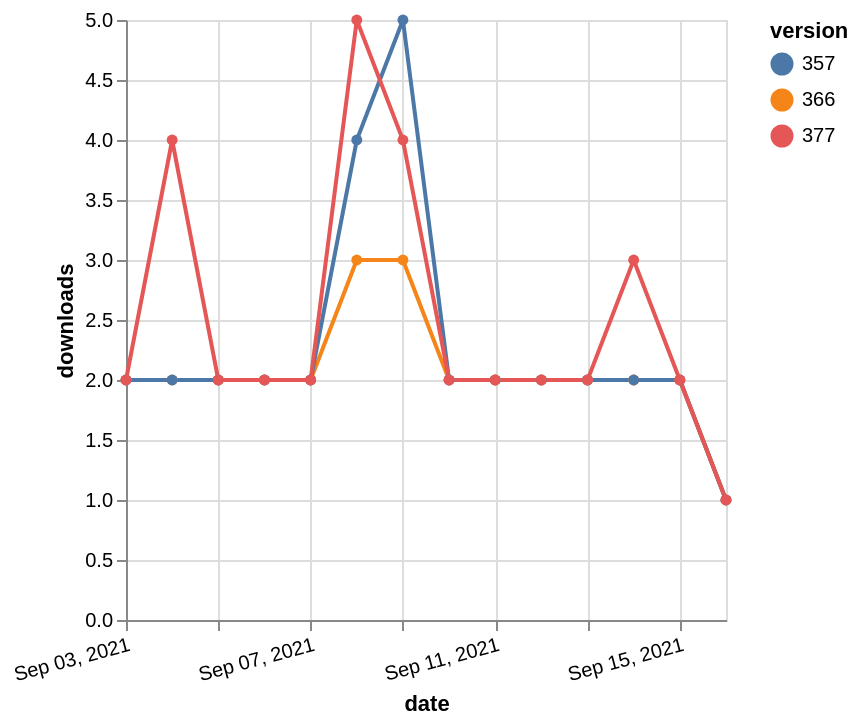

The specification (Vega-Lite) saved for this image:
### Vega-Lite specification from a JSON file in a GitHub repository (floating-point values rounded to 4 significant figures)
{"$schema": "https://vega.github.io/schema/vega-lite/v5.json", "description": "A simple bar chart with embedded data.", "data": {"values": [{"date": "2021-09-03", "total": 2275, "delta": 2, "version": "366"}, {"date": "2021-09-04", "total": 2277, "delta": 2, "version": "366"}, {"date": "2021-09-05", "total": 2279, "delta": 2, "version": "366"}, {"date": "2021-09-06", "total": 2281, "delta": 2, "version": "366"}, {"date": "2021-09-07", "total": 2283, "delta": 2, "version": "366"}, {"date": "2021-09-08", "total": 2286, "delta": 3, "version": "366"}, {"date": "2021-09-09", "total": 2289, "delta": 3, "version": "366"}, {"date": "2021-09-10", "total": 2291, "delta": 2, "version": "366"}, {"date": "2021-09-11", "total": 2293, "delta": 2, "version": "366"}, {"date": "2021-09-12", "total": 2295, "delta": 2, "version": "366"}, {"date": "2021-09-13", "total": 2297, "delta": 2, "version": "366"}, {"date": "2021-09-14", "total": 2299, "delta": 2, "version": "366"}, {"date": "2021-09-15", "total": 2301, "delta": 2, "version": "366"}, {"date": "2021-09-16", "total": 2302, "delta": 1, "version": "366"}, {"date": "2021-09-03", "total": 2772, "delta": 2, "version": "357"}, {"date": "2021-09-04", "total": 2774, "delta": 2, "version": "357"}, {"date": "2021-09-05", "total": 2776, "delta": 2, "version": "357"}, {"date": "2021-09-06", "total": 2778, "delta": 2, "version": "357"}, {"date": "2021-09-07", "total": 2780, "delta": 2, "version": "357"}, {"date": "2021-09-08", "total": 2784, "delta": 4, "version": "357"}, {"date": "2021-09-09", "total": 2789, "delta": 5, "version": "357"}, {"date": "2021-09-10", "total": 2791, "delta": 2, "version": "357"}, {"date": "2021-09-11", "total": 2793, "delta": 2, "version": "357"}, {"date": "2021-09-12", "total": 2795, "delta": 2, "version": "357"}, {"date": "2021-09-13", "total": 2797, "delta": 2, "version": "357"}, {"date": "2021-09-14", "total": 2799, "delta": 2, "version": "357"}, {"date": "2021-09-15", "total": 2801, "delta": 2, "version": "357"}, {"date": "2021-09-16", "total": 2802, "delta": 1, "version": "357"}, {"date": "2021-09-03", "total": 2087, "delta": 2, "version": "377"}, {"date": "2021-09-04", "total": 2091, "delta": 4, "version": "377"}, {"date": "2021-09-05", "total": 2093, "delta": 2, "version": "377"}, {"date": "2021-09-06", "total": 2095, "delta": 2, "version": "377"}, {"date": "2021-09-07", "total": 2097, "delta": 2, "version": "377"}, {"date": "2021-09-08", "total": 2102, "delta": 5, "version": "377"}, {"date": "2021-09-09", "total": 2106, "delta": 4, "version": "377"}, {"date": "2021-09-10", "total": 2108, "delta": 2, "version": "377"}, {"date": "2021-09-11", "total": 2110, "delta": 2, "version": "377"}, {"date": "2021-09-12", "total": 2112, "delta": 2, "version": "377"}, {"date": "2021-09-13", "total": 2114, "delta": 2, "version": "377"}, {"date": "2021-09-14", "total": 2117, "delta": 3, "version": "377"}, {"date": "2021-09-15", "total": 2119, "delta": 2, "version": "377"}, {"date": "2021-09-16", "total": 2120, "delta": 1, "version": "377"}]}, "width": "container", "mark": {"type": "line", "point": {"filled": true}}, "encoding": {"x": {"field": "date", "type": "temporal", "timeUnit": "yearmonthdate", "title": "date", "axis": {"labelAngle": -15}}, "y": {"field": "delta", "type": "quantitative", "title": "downloads"}, "color": {"field": "version", "type": "nominal"}, "tooltip": {"field": "delta"}}}
